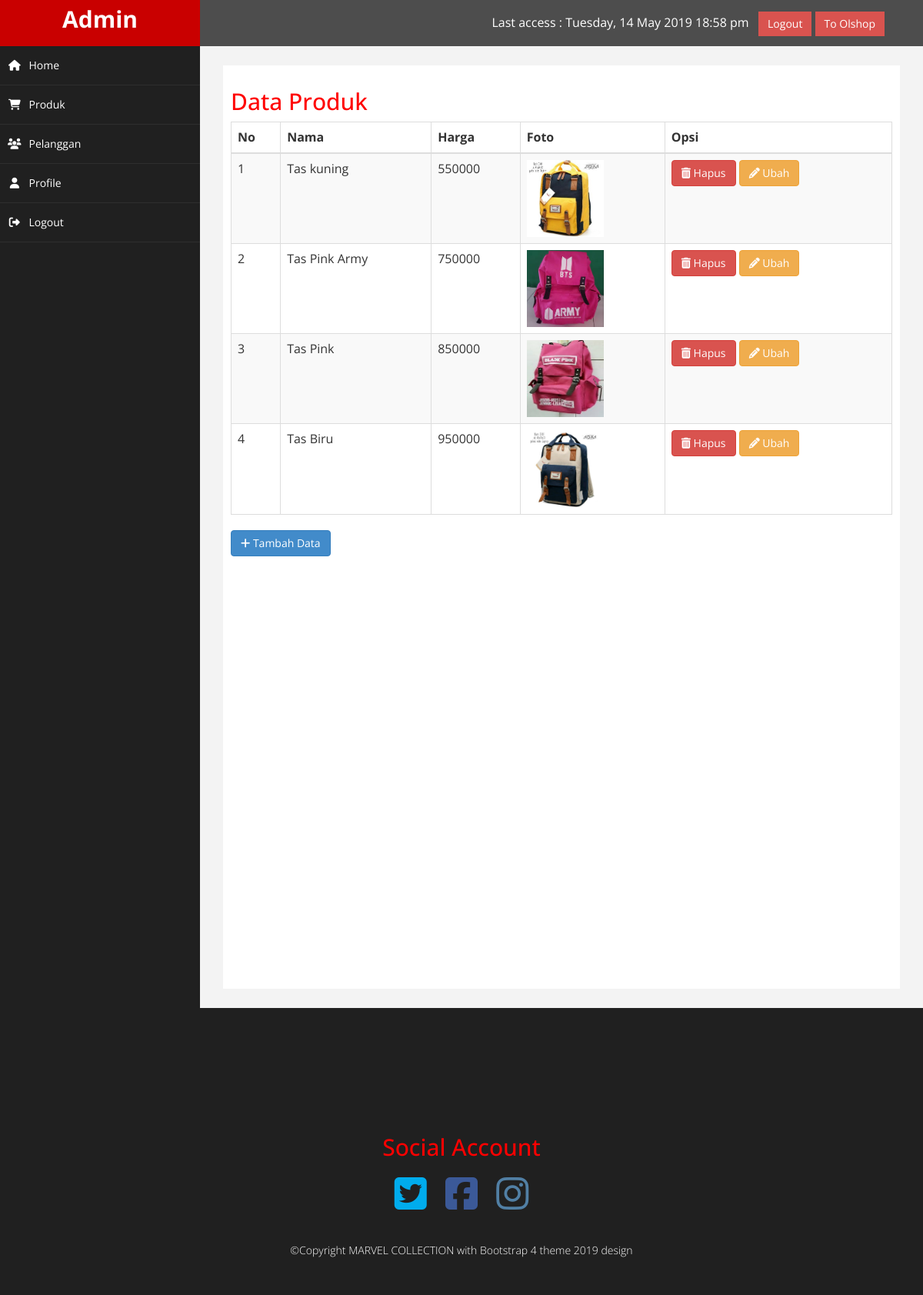
Page /on-admin/index.php?page=produk (signed in) on the committed database.
### tables this page shows
CREATE TABLE `produk` (
  `id_produk` int(11) UNSIGNED NOT NULL,
  `nama_produk` varchar(100) NOT NULL,
  `harga_produk` int(100) NOT NULL,
  `gambar_produk` varchar(100) NOT NULL,
  PRIMARY KEY(`id_produk`)
);

### on-admin/produk.php (the view, shortened to what this page needs)
<h2>Data Produk</h2>
<div class="row">
    <div class="col-xs-12 col-sm-12 col-md-12 col-lg-12">
        <table class="table table-bordered table-striped">
            <thead>
                <th>No</th>
                <th>Nama</th>
                <th>Harga</th>
                <th>Foto</th>
                <th>Opsi</th>
            </thead>
            <tbody>
                <?php $query = mysqli_query($dbconnect, "SELECT * FROM produk") ?>
                <?php $nomor = 1 ?>
                <?php while ($row = mysqli_fetch_assoc($query)) : ?>
                <tr>
                    <td><?= $nomor ?></td>
                    <td><?= $row['nama_produk']; ?></td>
                    <td><?= $row['harga_produk']; ?></td>
                    <td>
                        <img src="../foto_produk/<?= $row['gambar_produk'] ?>" width="100">
                    </td>
                    <td>
                        <a href="index.php?page=hapusproduk&id=<?= $row['id_produk'] ?>" class="btn btn-danger" onClick="return confirmation();"><i class="fa fa-trash"></i> Hapus</a>
                        <a href="index.php?page=ubahproduk&id=<?= $row['id_produk'] ?>" class="btn btn-warning"><i class="fa fa-pencil"></i> Ubah</a>
                    </td>
                </tr>
                <?php $nomor++ ?>
                <?php endwhile; ?>
            </tbody>
        </table>
        <a href="index.php?page=tambahproduk" class="btn btn-primary"><i class="fa fa-plus"></i> Tambah Data</a>
    </div>
</div>

### on-admin/index.php (shortened to what this page needs)
<?php
require '../config.php';
?>
<!DOCTYPE html>
<html xmlns="http://www.w3.org/1999/xhtml">
<head>
    <link href="assets/css/bootstrap.css" rel="stylesheet" />
    <link href="assets/css/font-awesome.css" rel="stylesheet" />
    <link href="assets/css/font-awesome.min.css" rel="stylesheet" />
    <link href="assets/css/custom.css" rel="stylesheet" />
</head>
<body>
    <div id="wrapper">
        <nav class="navbar navbar-default navbar-cls-top " role="navigation" style="margin-bottom: 0">
            <div class="navbar-header">
                <span class="navbar-brand"><?= $_SESSION['nama'] ?></>
            </div>
            <div style="color: white;
padding: 15px 50px 5px 50px;
float: right;
font-size: 16px;">Last access : <?php $zone = 3600 * +7;
                                $date = gmdate("l, d F Y H:i a", time() + $zone);
                                echo "$date"; ?> &nbsp;
                <a href="../logout.php" class="btn btn-danger square-btn-adjust">Logout</a> <a href="../on-member/index.php" class="btn btn-danger square-btn-adjust">To Olshop</a> </div>
        </nav>
        <nav class="navbar-default navbar-side" role="navigation">
            <div class="sidebar-collapse">
                <ul class="nav" id="main-menu">
                    <li>
                        <a href="index.php?id=<?= $_SESSION['sess_id'] ?>"><i class="fa fa-fw fa-home fa-1x"></i>Home</a>
                    </li>
                    <li>
                        <a href="index.php?page=produk"><i class="fa fa-fw fa-shopping-cart fa-1x"></i>Produk</a>
                    </li>
                    <li>
                        <a href="index.php?page=pelanggan"><i class="fa fa-fw fa-users fa-1x"></i>Pelanggan</a>
                    </li>
                    <li>
                        <a href="index.php?page=profil&id=<?= $_SESSION['sess_id'] ?>">
                            <i class="fa fa-fw fa-user fa-1x"></i>Profile
                        </a>
                    </li>
                    <li>
                        <a href="../login.php"><i class="fa fa-fw fa-sign-out fa-1x"></i>Logout</a>
                    </li>
                </ul>
            </div>
        </nav>
        <div id="page-wrapper">
            <div id="page-inner">
                <?php
                if (isset($_GET['page'])) {
                    if ($_GET['page'] == 'produk') {
                        include 'produk.php';
                    } elseif ($_GET['page'] == 'pelanggan') {
                        include 'pelanggan.php';
                    } elseif ($_GET['page'] == 'tambahproduk') {
                        include 'tambahproduk.php';
                    } elseif ($_GET['page'] == 'hapusproduk') {
                        include 'hapusproduk.php';
                    } elseif ($_GET['page'] == 'ubahproduk') {
                        include 'ubahproduk.php';
                    } elseif ($_GET['page'] == 'profil') {
                        include 'profil.php';
                    } elseif ($_GET['page'] == 'ubah_profil') {
                        include 'ubah_profil.php';
                    } elseif ($_GET['page'] == 'hapus_member') {
                        include 'hapus_member.php';
                    }
                } else {
                    include 'home.php';
                }
                ?>
            </div>
        </div>
        <footer class="ftco-footer bg-light ftco-section">
            <div class="container mt-5">
                    <div class="col-md-12 social text-center">
                        <div class="mb-4 ml-md-5">
                            <h2 class="pb-4">Social Account</h2>
                            <ul class="list-unstyled pt-3" id="menu">
                                <li><a href="http://twitter.com" class="d-inline"><i class="fa fa-twitter-square fa-3x p-1 mr-4"></i></a></li>
                                <li><a href="http://Facebook.com" class="d-inline"><i class="fa fa-facebook-square fa-3x p-1"></i></a></li>
                                <li><a href="http://Instagram.com" class="d-inline"><i class="fa fa-instagram fa-3x p-1 ml-4"></i></a></li>
                            </ul>
                        </div>
                    </div>
                <div class="row">
                    <div class="col-md-12 text-center mt-2">
                        <p class="lead">
                            &copy;Copyright MARVEL COLLECTION with Bootstrap 4 theme 2019 design
                        </p>
                    </div>
                </div>
            </div>
        </footer>
    </div>
</body>
</html>

### on-admin/assets/css/custom.css (style rules this page uses)
body { font-family: 'Open Sans', sans-serif; }
#wrapper { width: 100%; background:#202020; }
#page-wrapper { padding: 15px 15px; min-height: 600px; background:#F3F3F3; }
#page-inner { width:100%; margin:10px 20px 10px 0px; background-color:#fff!important; padding:10px; min-height:1200px; }
.text-center { text-align:center; }
h2 { color: #f00; }
.square-btn-adjust { border: 0px solid transparent; -webkit-border-radius: 0px; -moz-border-radius: 0px; border-radius: 0px; }
p { font-size:16px; line-height:25px; padding-top:20px; }
p.lead { color: #fff; font-size: 14px; line-height: 20px; }
.ftco-footer { font-size: 16px; padding: 7em 0; color: #000; }
.ftco-section { padding: 9em 0; position: relative; }
footer a { color: white; text-decoration: none; background-color: transparent; }
ul#menu li { display: inline; }
.fa-facebook-square { color: #3B5998; }
.fa-twitter-square { color: #00ACED; }
.fa-instagram { color: #517FA4; }
.fa-facebook-square, .fa-twitter-square, .fa-instagram { padding: 10px; }
.navbar-cls-top .navbar-brand { color: #fff; background: #C90000; width: 260px; text-align: center; height: 60px; font-size: 30px; font-weight: 700; }
.sidebar-collapse , .sidebar-collapse .nav { background:none; }
.sidebar-collapse .nav { padding:0; }
.sidebar-collapse .nav > li > a { color:#fff; background:#202020; text-shadow:none; }
.sidebar-collapse > .nav > li > a { padding:15px 10px; }
.sidebar-collapse > .nav > li { border-bottom: 1px solid rgba(107, 108, 109, 0.19); }
.navbar-side { border:none; background-color: #202020; }
.navbar-cls-top { background:#4D4D4D; border-bottom:none; }
.navbar-default { border:0px solid black; }
.navbar-header { background: #A70303; }
.nav > li > a > i { margin-right:10px; }
@media (min-width:768px) { #page-wrapper { margin: 0 0 0 260px; padding: 15px 30px; min-height: 1200px; } }
@media (min-width:768px) { .navbar-side { z-index: 1; position: absolute; width: 260px; } }
@media (min-width:768px) { .navbar { border-radius: 0px; } }

### rows in the picture
produk: nama_produk "Tas kuning", harga_produk "550000", gambar_produk (picture)
produk: nama_produk "Tas Pink Army", harga_produk "750000", gambar_produk (picture)
produk: nama_produk "Tas Pink", harga_produk "850000", gambar_produk (picture)
produk: nama_produk "Tas Biru", harga_produk "950000", gambar_produk (picture)

### other values in the picture
$_SESSION['nama'] "Admin"
$date "Tuesday, 14 May 2019 18:58 pm"
